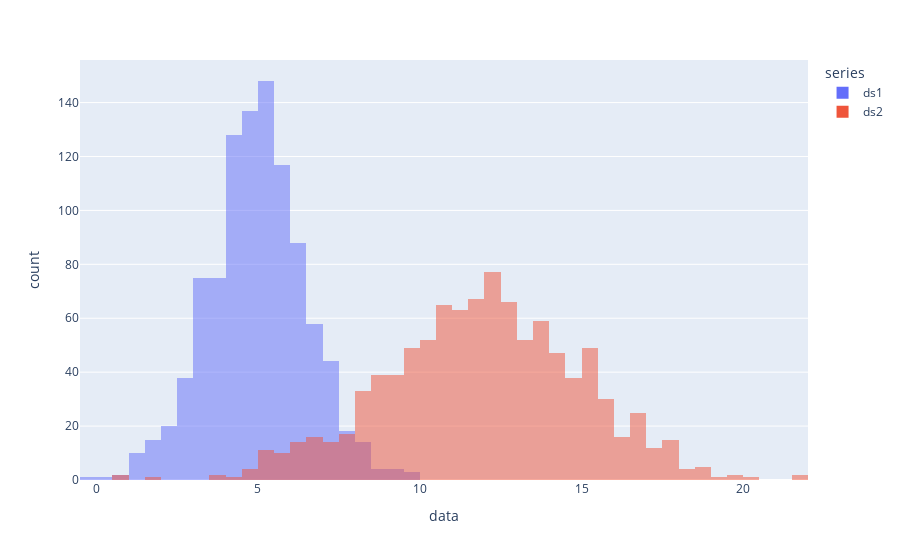

Source (notebook cell):
### Markdown cell above
Create a third set of Datapoints containing the points of both of the previous sets. Plot this Dataset as a histogram as well.

### Code cell
#Add code to combine the two existing datasets
df = pd.DataFrame(dict(
    series = np.concatenate((["ds1"]*len(ds1), ["ds2"]*len(ds2))), #it will take the total length after merging ds1 + ds2 and ["ds1"]*len(ds1) => here ["ds1"] is the label name 
    data  =np.concatenate((ds1,ds2)) #this the total data after merging ds1 + ds2
))


#Add code to plot the result as a histogramm
px.histogram(df, x="data", color="series", barmode="overlay")

### Figure 1 — Plotly figure (JSON) as saved in the notebook; plotly's stock layout.template omitted (floating-point values rounded to 4 significant figures; data arrays with more than 128 entries replaced by an {"elided": "..."} marker saying what was removed)
{"data": [{"alignmentgroup": "True", "bingroup": "x", "hovertemplate": "series=ds1<br>data=%{x}<br>count=%{y}<extra></extra>", "legendgroup": "ds1", "marker": {"color": "#636efa", "opacity": 0.5, "pattern": {"shape": ""}}, "name": "ds1", "offsetgroup": "ds1", "orientation": "v", "showlegend": true, "type": "histogram", "x": {"elided": "1000 float values"}, "xaxis": "x", "yaxis": "y"}, {"alignmentgroup": "True", "bingroup": "x", "hovertemplate": "series=ds2<br>data=%{x}<br>count=%{y}<extra></extra>", "legendgroup": "ds2", "marker": {"color": "#EF553B", "opacity": 0.5, "pattern": {"shape": ""}}, "name": "ds2", "offsetgroup": "ds2", "orientation": "v", "showlegend": true, "type": "histogram", "x": {"elided": "1000 float values"}, "xaxis": "x", "yaxis": "y"}], "layout": {"barmode": "overlay", "legend": {"title": {"text": "series"}, "tracegroupgap": 0}, "margin": {"t": 60}, "xaxis": {"anchor": "y", "domain": [0, 1], "title": {"text": "data"}}, "yaxis": {"anchor": "x", "domain": [0, 1], "title": {"text": "count"}}}}
